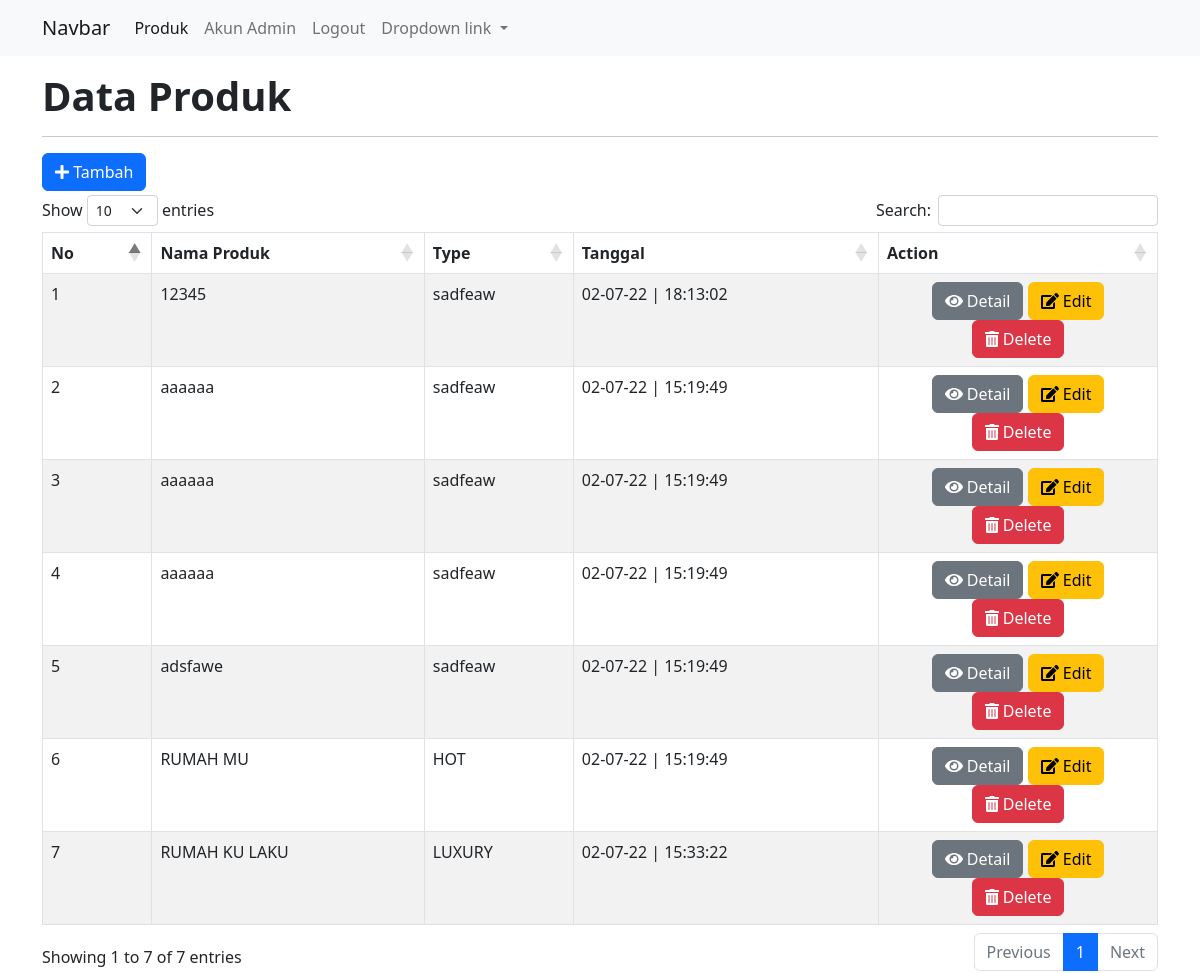
The page /bra_crud/index.php (signed in) on the database its author committed.
### tables this page shows
CREATE TABLE `produk` (
  `id_produk` int(11) NOT NULL,
  `nama_produk` varchar(100) NOT NULL,
  `tipe` varchar(100) NOT NULL,
  `lokasi` varchar(100) NOT NULL,
  `gambar` blob NOT NULL,
  `deskripsi` varchar(255) NOT NULL,
  `tanggal` timestamp NOT NULL DEFAULT current_timestamp() ON UPDATE current_timestamp()
);

### bra_crud/config/controller.php (called while the page is built, shortened)
<?php
function select($query)
{
    global $db;
    $result = mysqli_query($db, $query);
    $rows = [];
    while ($row = mysqli_fetch_assoc($result)) {
        $rows[] = $row;
    }
        return $rows;
}

### bra_crud/index.php (the view, shortened to what this page needs)
<?php
include 'layout/header.php';
$data_produk = select("SELECT * FROM produk ORDER BY id_produk DESC");
?>
<div class="container mt-3">
	<h1 class="tabel1"><strong>Data Produk</strong></h1>
	<hr>
<a href="tambah_produk.php" class="btn btn-primary mb-1"><i class="fas fa-plus"></i> Tambah</a>
<table class="table table-bordered table-striped mt-3" id="table" >
<thead>
		<tr>
			<th>No</th>
			<th>Nama Produk</th>
			<th>Type</th>
      		<th>Tanggal</th>
			<th>Action</th>
		</tr>
</thead>
<tbody>
<?php $no = 1; ?>
<?php foreach ($data_produk as $produk) : ?>
<tr>
	<td><?php echo $no++;?></td>
	<td><?php echo $produk['nama_produk']; ?></td>
	<td><?php echo $produk['tipe']; ?></td>
	<td><?php echo date('d-m-y | H:i:s', strtotime($produk['tanggal'])); ?></td>
	<td width=25% class="text-center">
	  <a href="detail_produk.php?id_produk=<?php echo $produk['id_produk']?>"><button class="btn btn-secondary"><i class="fas fa-eye"></i> Detail</button></a>
	  <a href="update_produk.php?id_produk=<?php echo $produk['id_produk']?>"><button class="btn btn-warning"><i class="fas fa-edit"></i> Edit</button></a>
      <a href="delete_produk.php?id_produk=<?php echo $produk['id_produk']?>" onclick="return confirm('Yakin ingin menghapus data ini?');"><button class="btn btn-danger"><i class="fas fa-trash-alt"></i> Delete</button></a>
    </td>
</tr>
<?php endforeach; ?>
</tbody>
	</table>
</div>
<?php include 'layout/footer.php';?>

### rows shown on the page
produk: nama_produk "12345", tipe "sadfeaw", tanggal "02-07-22 | 18:13:02"
produk: nama_produk "aaaaaa", tipe "sadfeaw", tanggal "02-07-22 | 15:19:49"
produk: nama_produk "aaaaaa", tipe "sadfeaw", tanggal "02-07-22 | 15:19:49"
produk: nama_produk "aaaaaa", tipe "sadfeaw", tanggal "02-07-22 | 15:19:49"
produk: nama_produk "adsfawe", tipe "sadfeaw", tanggal "02-07-22 | 15:19:49"
produk: nama_produk "RUMAH MU", tipe "HOT", tanggal "02-07-22 | 15:19:49"
produk: nama_produk "RUMAH KU LAKU", tipe "LUXURY", tanggal "02-07-22 | 15:33:22"
